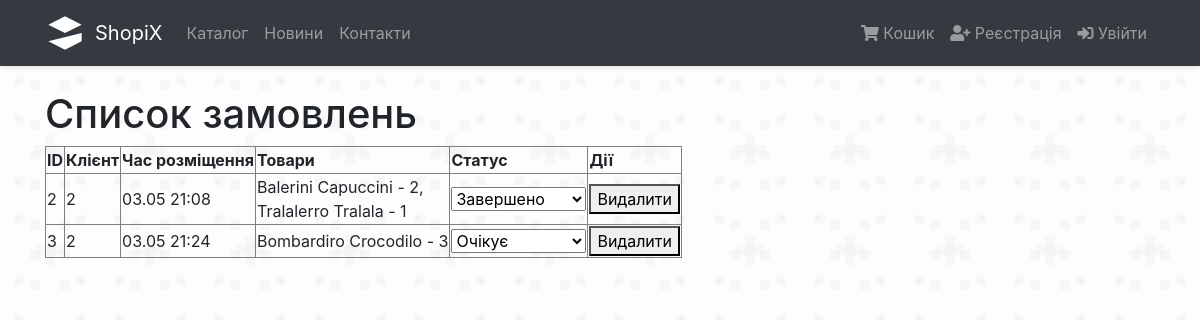
The app's page /admin/ with its own data.
### proj/cart/models.py (models this page shows)
class Order(db.Model):
    id = db.Column(db.Integer, primary_key=True)
    user_id = db.Column(db.Integer, db.ForeignKey('user.id'), nullable=True)
    delivery = db.Column(db.String(64), nullable=False)
    status = db.Column(db.String(64), default='pending')
    created_at = db.Column(db.DateTime, default=datetime.now(timezone('Europe/Kyiv')))
    products = db.relationship('OrderToProduct', backref='order', lazy=True)

class OrderToProduct(db.Model):
    id = db.Column(db.Integer, primary_key=True)
    order_id = db.Column(db.Integer, db.ForeignKey('order.id'))
    product_id = db.Column(db.Integer, db.ForeignKey('product.id'))
    quantity = db.Column(db.Integer, default=1, nullable=False)

### proj/products/models.py (models this page shows, shortened)
class Product(db.Model):
    id = db.Column(db.Integer, primary_key=True)
    name = db.Column(db.String(64), unique=False, nullable=False)
    in_stock = db.Column(db.Integer, default=0)
    description = db.Column(db.Text)
    price = db.Column(db.Float, nullable=True, default=0.01) #TODO: set nullable=False after a wipe-out
    orders = db.relationship('OrderToProduct', backref='product', lazy=True)

### proj/admin/routes.py (the view)
@admin.route('/')
def index():
    orders = Order.query.filter_by()
    return render_template('admin/orderlist.html', orders=orders)

### proj/templates/admin/orderlist.html (shortened to what this page needs)
{% extends "layout.html" %}
{% block content %}
<h1>Список замовлень</h1>
<table border="1">
    <tr>
        <th>ID</th>
        <th>Клієнт</th>
        <th>Час розміщення</th>
        <th>Товари</th>
        <th>Статус</th>
        <th>Дії</th>
    </tr>
    {% for order in orders %}
    <tr>
        <td>{{ order.id }}</td>
        <td>{{ order.user_id }}</td>
        <td>{{ order.created_at.strftime('%d.%m %H:%M') }}</td>
        <td>{% for product in order.products %}
              {{ product.product.name }} - {{ product.quantity }}{% if not loop.last %},<br>{% endif %}
            {% endfor %}
        </td>
        <td>
            <form action="{{ url_for('admin.update_order', order_id=order.id) }}" method="post">
                <select name="status" onchange="this.form.submit()">
                    <option value="pending" {% if order.status == 'pending' %}selected{% endif %}>Очікує</option>
                    <option value="completed" {% if order.status == 'completed' %}selected{% endif %}>Завершено</option>
                </select>
            </form>
        </td>
        <td>
          <form action="{{ url_for('admin.delete_order', order_id=order.id) }}" method="post" style="display:inline;">
            <button type="submit" onclick="return confirm('Точно видалити замовлення?')">Видалити</button>
          </form>
        </td>
    </tr>
    {% endfor %}
</table>
{% endblock %}

### proj/templates/layout.html (style rules this page uses)
body { background-color: #f8f9fa; min-height: 100vh; }

### records on screen
Order: id "2", user_id "2", created_at "03.05 21:08", status "Завершено"
OrderToProduct: product.name "Balerini Capuccini", quantity "2"
OrderToProduct: product.name "Tralalerro Tralala", quantity "1"
Order: id "3", user_id "2", created_at "03.05 21:24", status "Очікує"
OrderToProduct: product.name "Bombardiro Crocodilo", quantity "3"
